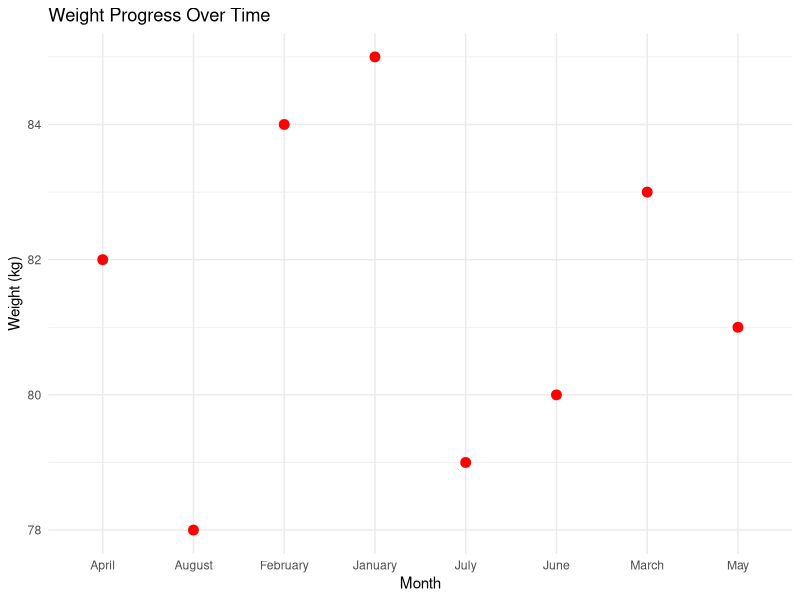
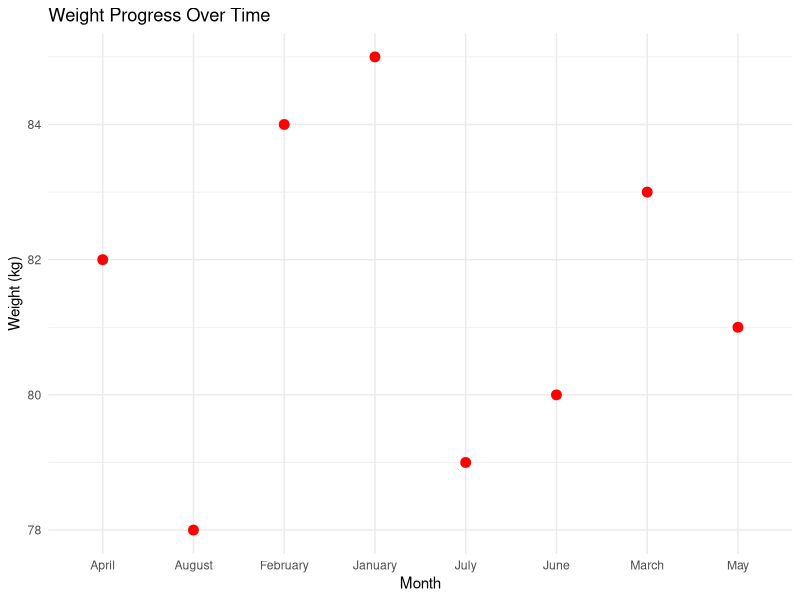

Write R code to recreate these figures, in order.
# Example data
months <- c("January", "February", "March", "April", "May", "June", "July", "August")
weight <- c(85, 84, 83, 82, 81, 80, 79, 78)  # Your weight over the months


# Load necessary package
library(ggplot2)

# Create a data frame
fitness_data <- data.frame(months, weight)

# Create a line plot
plot <- ggplot(fitness_data, aes(x = months, y = weight)) +
  geom_line(color = "blue", size = 1.2) +
  geom_point(size = 3, color = "red") +
  labs(title = "Weight Progress Over Time",
       x = "Month",
       y = "Weight (kg)") +
  theme_minimal()

# Display the plot
print(plot)

# Save the plot as visualization.png
ggsave("visualization.png", plot = plot, width = 10, height = 7, dpi = 300)
